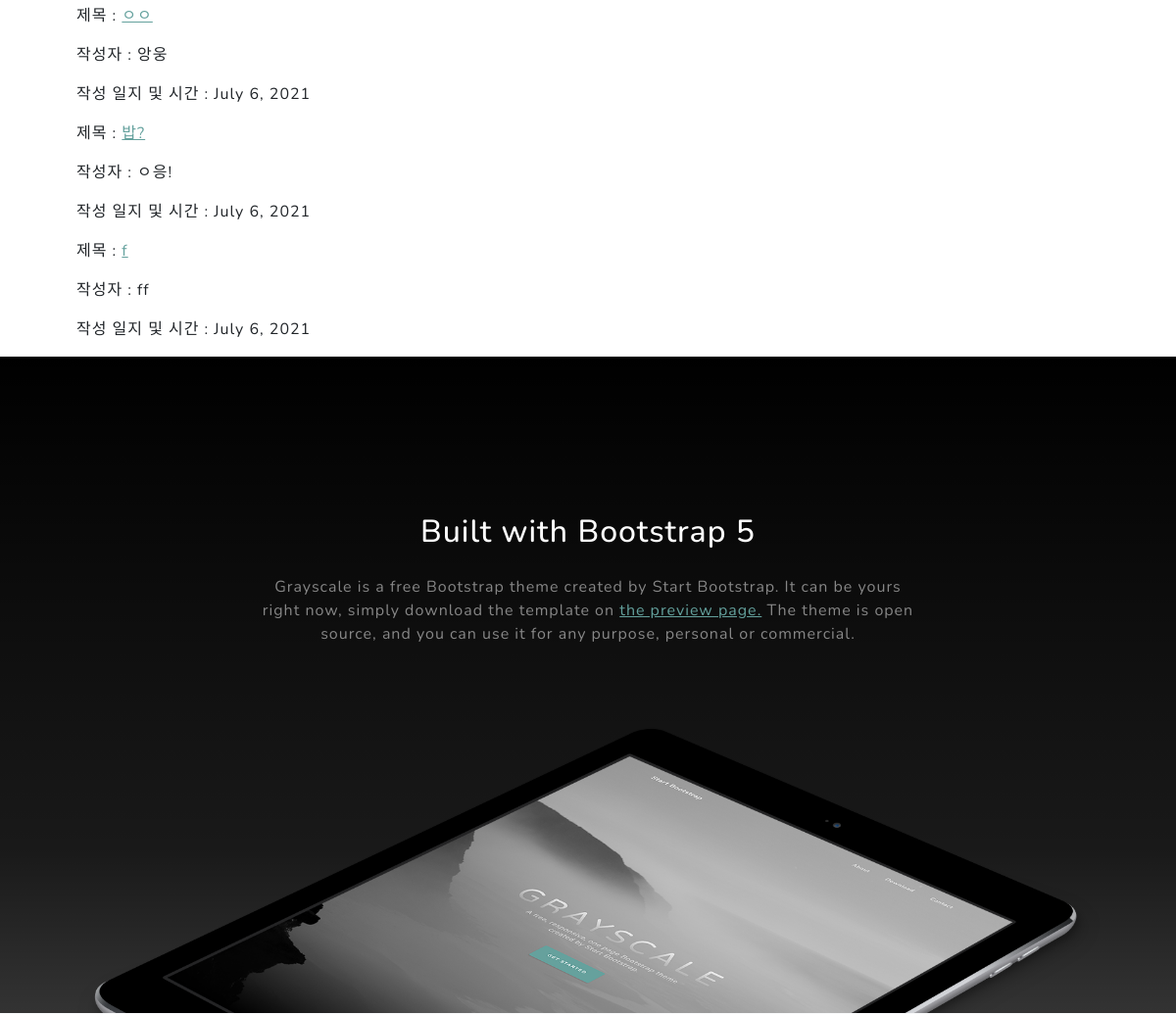
Page /read/ (middle part) on the earlier database version.
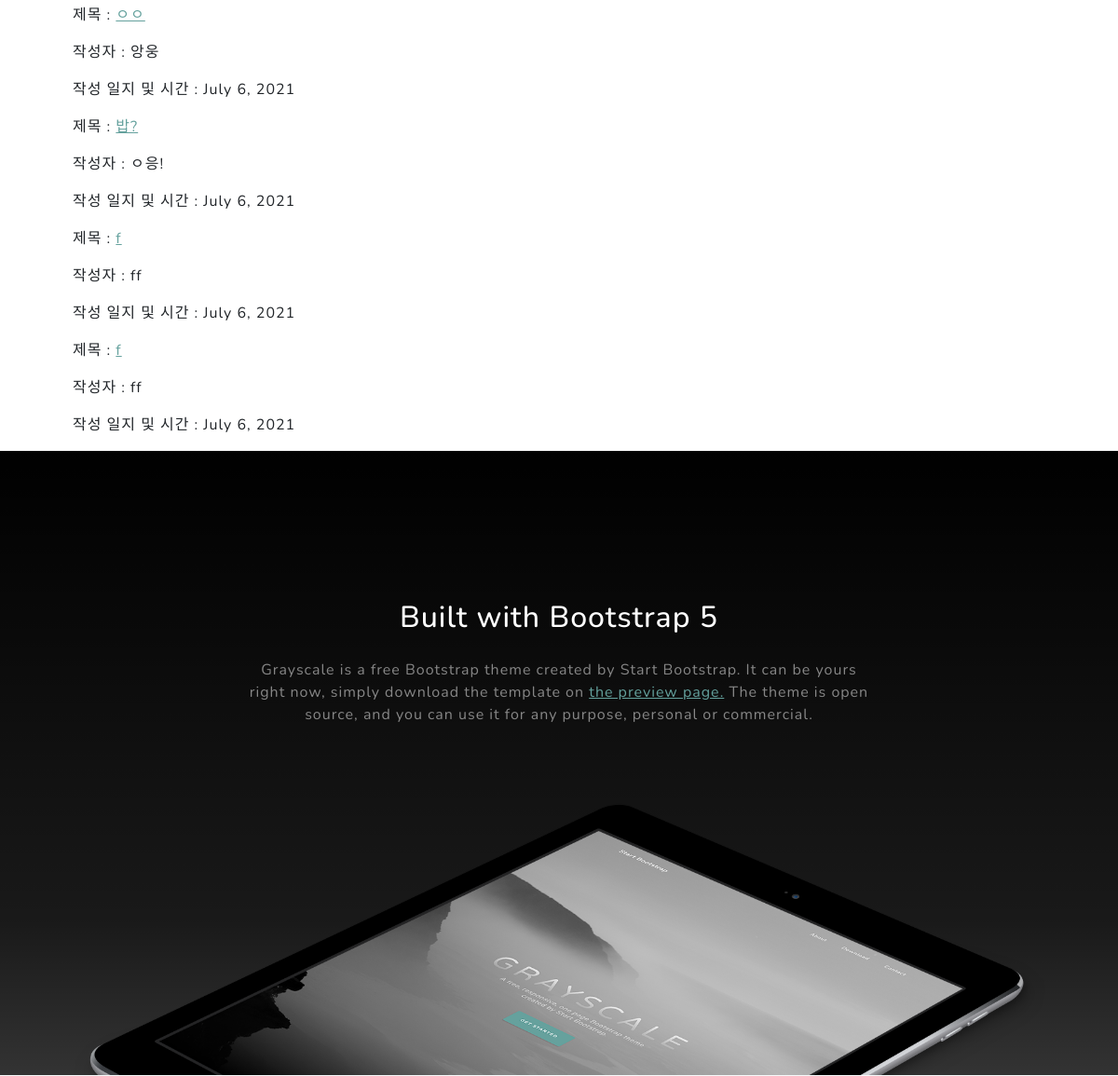
Same page on the later database version.
### blog/models.py (models this page shows, shortened)
class Post(models.Model):
    title = models.CharField(max_length=200)
    pub_date = models.DateField('date published')
    writer = models.CharField( max_length=15, default='닉네임을 입력해주세요')
    body = models.TextField()
    hashtags = models.ManyToManyField('Hashtag',blank=True)
    image = models.ImageField(upload_to='images/', blank = True)
    like = models.ManyToManyField(
        settings.AUTH_USER_MODEL,
        blank=True,
        related_name='likes'
    )

### blog/views.py (the view)
# urls.py: path('read/',blog.views.read, name='read'),
def read(request):
    posts = Post.objects
    hashtags = Hashtag.objects
    return render(request, 'blog/read.html',{'posts':posts, 'hashtags':hashtags})

### blog/templates/blog/read.html (shortened to what this page needs)
{% extends 'blog/base.html' %}
{% block content %}
<section class="page-section" id="services">
    <div class="container px-4 px-lg-5">
        {% for posts in posts.all %}
        <p>제목 : <a href="{% url 'detail' posts.id %}">{{ posts.title }}</a></p>
        <p>작성자 : {{ posts.writer }}</p>
        <p>작성 일지 및 시간 : {{ posts.pub_date }}</p>
        {% endfor %}
    </div>
</section>
{% endblock %}

Differences in the rows shown:
added Post: title "f", writer "ff", pub_date "July 6, 2021"
